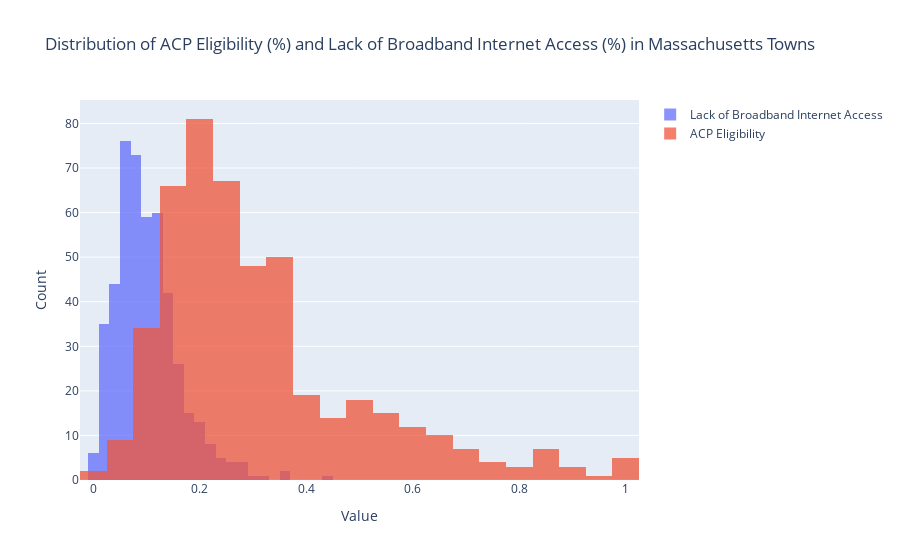

The notebook cell this image was saved under:
### Code cell
import plotly.graph_objects as go

# And the columns are named "Broadband Internet Access (%)" and "ACP Eligibility (%)"

# Create histograms
hist_broadband = go.Histogram(
    x=acp_vs_broadband_ma['Lack of Broadband Internet Access (%)'],
    opacity=0.75,
    name='Lack of Broadband Internet Access'
)

hist_acp = go.Histogram(
    x=acp_vs_broadband_ma['ACP Eligibility (%)'],
    opacity=0.75,
    name='ACP Eligibility'
)

# Create the figure and add the histograms
fig = go.Figure()
fig.add_trace(hist_broadband)
fig.add_trace(hist_acp)

# Update layout for better appearance
fig.update_layout(
    barmode='overlay', # Overlay the histograms
    xaxis_title='Value',
    yaxis_title='Count',
    title='Distribution of ACP Eligibility (%) and Lack of Broadband Internet Access (%) in Massachusetts Towns',
)

# Show the plot
fig.show()

### Figure 1 — Plotly figure (JSON) as saved in the notebook; plotly's stock layout.template omitted (floating-point values rounded to 4 significant figures; data arrays with more than 128 entries replaced by an {"elided": "..."} marker saying what was removed)
{"data": [{"name": "Lack of Broadband Internet Access", "opacity": 0.75, "type": "histogram", "x": {"elided": "475 float values"}}, {"name": "ACP Eligibility", "opacity": 0.75, "type": "histogram", "x": {"elided": "475 float values"}}], "layout": {"autosize": true, "barmode": "overlay", "title": {"text": "Distribution of ACP Eligibility (%) and Lack of Broadband Internet Access (%) in Massachusetts Towns"}, "xaxis": {"autorange": true, "range": [-0.025, 1.025], "title": {"text": "Value"}, "type": "linear"}, "yaxis": {"autorange": true, "range": [0, 85.26], "title": {"text": "Count"}}}}
